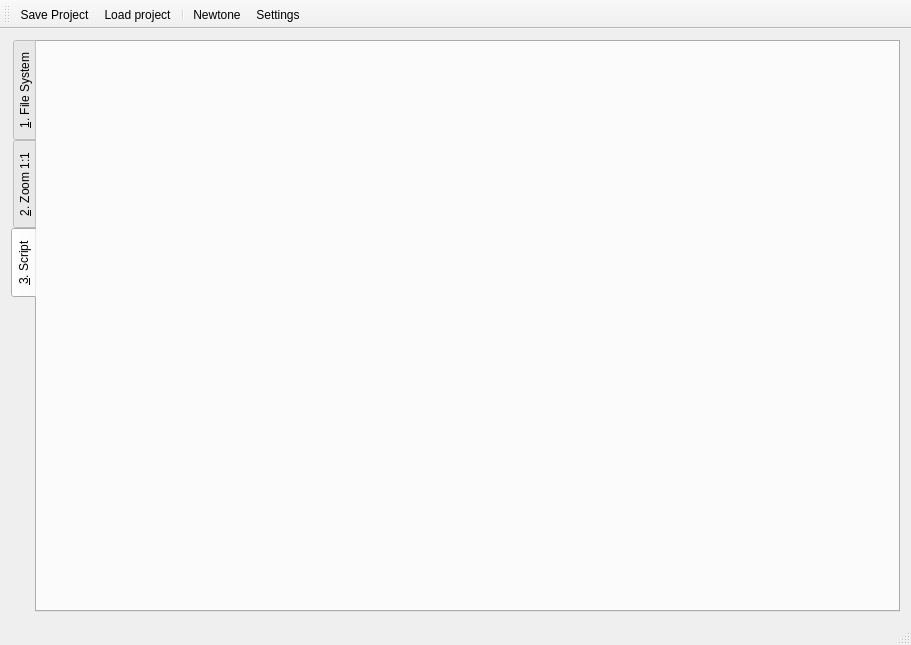
<?xml version="1.0" encoding="UTF-8"?>
<ui version="4.0">
 <class>MainWindow</class>
 <widget class="QMainWindow" name="MainWindow">
  <property name="geometry">
   <rect>
    <x>0</x>
    <y>0</y>
    <width>911</width>
    <height>645</height>
   </rect>
  </property>
  <property name="windowTitle">
   <string>MainWindow</string>
  </property>
  <property name="windowIcon">
   <iconset resource="resources.qrc">
    <normaloff>:/icons/icons/Galaxy-icon.png</normaloff>:/icons/icons/Galaxy-icon.png</iconset>
  </property>
  <widget class="QWidget" name="centralWidget">
   <layout class="QVBoxLayout" name="verticalLayout">
    <item>
     <widget class="QTabWidget" name="tabsWidget">
      <property name="tabPosition">
       <enum>QTabWidget::West</enum>
      </property>
      <property name="currentIndex">
       <number>2</number>
      </property>
      <widget class="QWidget" name="tabFiles">
       <property name="focusPolicy">
        <enum>Qt::StrongFocus</enum>
       </property>
       <attribute name="title">
        <string>&amp;1. File System</string>
       </attribute>
       <layout class="QVBoxLayout" name="verticalLayout_5">
        <item>
         <widget class="QSplitter" name="splitter">
          <property name="orientation">
           <enum>Qt::Horizontal</enum>
          </property>
          <widget class="QWidget" name="layoutWidget">
           <layout class="QVBoxLayout" name="layoutFilesTree">
            <property name="spacing">
             <number>0</number>
            </property>
            <item>
             <widget class="QTreeView" name="dirsTree">
              <property name="sizePolicy">
               <sizepolicy hsizetype="Preferred" vsizetype="Expanding">
                <horstretch>1</horstretch>
                <verstretch>19</verstretch>
               </sizepolicy>
              </property>
              <property name="sortingEnabled">
               <bool>true</bool>
              </property>
              <attribute name="headerHighlightSections">
               <bool>true</bool>
              </attribute>
              <attribute name="headerShowSortIndicator" stdset="0">
               <bool>true</bool>
              </attribute>
             </widget>
            </item>
           </layout>
          </widget>
          <widget class="CustomTableView" name="previewsTable">
           <property name="sizePolicy">
            <sizepolicy hsizetype="Expanding" vsizetype="Expanding">
             <horstretch>7</horstretch>
             <verstretch>0</verstretch>
            </sizepolicy>
           </property>
           <property name="minimumSize">
            <size>
             <width>250</width>
             <height>500</height>
            </size>
           </property>
           <property name="mouseTracking">
            <bool>true</bool>
           </property>
           <property name="focusPolicy">
            <enum>Qt::StrongFocus</enum>
           </property>
           <property name="toolTipDuration">
            <number>0</number>
           </property>
           <property name="editTriggers">
            <set>QAbstractItemView::AllEditTriggers</set>
           </property>
           <property name="selectionMode">
            <enum>QAbstractItemView::NoSelection</enum>
           </property>
           <property name="selectionBehavior">
            <enum>QAbstractItemView::SelectRows</enum>
           </property>
           <property name="sortingEnabled">
            <bool>false</bool>
           </property>
          </widget>
         </widget>
        </item>
       </layout>
      </widget>
      <widget class="QWidget" name="tabZoomed">
       <attribute name="title">
        <string>&amp;2. Zoom 1:1</string>
       </attribute>
       <layout class="QHBoxLayout" name="horizontalLayout_2">
        <property name="spacing">
         <number>0</number>
        </property>
        <property name="leftMargin">
         <number>0</number>
        </property>
        <property name="topMargin">
         <number>0</number>
        </property>
        <property name="rightMargin">
         <number>0</number>
        </property>
        <property name="bottomMargin">
         <number>0</number>
        </property>
        <item>
         <widget class="ScrollAreaPannable" name="scrollAreaZoom">
          <property name="frameShape">
           <enum>QFrame::NoFrame</enum>
          </property>
          <property name="frameShadow">
           <enum>QFrame::Plain</enum>
          </property>
          <property name="widgetResizable">
           <bool>true</bool>
          </property>
          <widget class="QWidget" name="scrollAreaWidgetContents">
           <property name="geometry">
            <rect>
             <x>0</x>
             <y>0</y>
             <width>862</width>
             <height>518</height>
            </rect>
           </property>
           <layout class="QVBoxLayout" name="verticalLayout_4">
            <item>
             <widget class="QLabel" name="lblZoomPix">
              <property name="sizePolicy">
               <sizepolicy hsizetype="Expanding" vsizetype="Expanding">
                <horstretch>0</horstretch>
                <verstretch>0</verstretch>
               </sizepolicy>
              </property>
              <property name="text">
               <string/>
              </property>
              <property name="scaledContents">
               <bool>true</bool>
              </property>
             </widget>
            </item>
           </layout>
          </widget>
         </widget>
        </item>
       </layout>
      </widget>
      <widget class="QWidget" name="tabScript">
       <attribute name="title">
        <string>&amp;3. Script</string>
       </attribute>
       <layout class="QVBoxLayout" name="verticalLayout_6"/>
      </widget>
     </widget>
    </item>
   </layout>
  </widget>
  <widget class="QMenuBar" name="menuBar">
   <property name="geometry">
    <rect>
     <x>0</x>
     <y>0</y>
     <width>911</width>
     <height>22</height>
    </rect>
   </property>
  </widget>
  <widget class="QToolBar" name="mainToolBar">
   <property name="windowTitle">
    <string>Files List</string>
   </property>
   <property name="toolButtonStyle">
    <enum>Qt::ToolButtonFollowStyle</enum>
   </property>
   <attribute name="toolBarArea">
    <enum>TopToolBarArea</enum>
   </attribute>
   <attribute name="toolBarBreak">
    <bool>false</bool>
   </attribute>
   <addaction name="actionSaveProject"/>
   <addaction name="actionLoad_project"/>
   <addaction name="separator"/>
   <addaction name="actionNewtone"/>
   <addaction name="actionSettings"/>
  </widget>
  <widget class="QStatusBar" name="statusBar"/>
  <action name="actionNewtone">
   <property name="checkable">
    <bool>true</bool>
   </property>
   <property name="icon">
    <iconset resource="resources.qrc">
     <normaloff>:/icons/icons/mirror-icon.png</normaloff>:/icons/icons/mirror-icon.png</iconset>
   </property>
   <property name="text">
    <string>Newtone</string>
   </property>
   <property name="toolTip">
    <string>Assumes pictures are made using newtone telescope (mirrored).</string>
   </property>
  </action>
  <action name="actionGuess_Darks">
   <property name="icon">
    <iconset resource="resources.qrc">
     <normaloff>:/icons/icons/Candle-icon.png</normaloff>:/icons/icons/Candle-icon.png</iconset>
   </property>
   <property name="text">
    <string>Guess Darks</string>
   </property>
   <property name="toolTip">
    <string>Try to guess darks using file path (should contain word like &quot;dark&quot;, works with current list).</string>
   </property>
  </action>
  <action name="actionSettings">
   <property name="icon">
    <iconset resource="resources.qrc">
     <normaloff>:/icons/icons/Settings-2-icon.png</normaloff>:/icons/icons/Settings-2-icon.png</iconset>
   </property>
   <property name="text">
    <string>Settings</string>
   </property>
   <property name="toolTip">
    <string>Opens global settings dialog.</string>
   </property>
  </action>
  <action name="actionSave_As">
   <property name="icon">
    <iconset resource="resources.qrc">
     <normaloff>:/icons/icons/export-icon.png</normaloff>:/icons/icons/export-icon.png</iconset>
   </property>
   <property name="text">
    <string>Save As...</string>
   </property>
   <property name="toolTip">
    <string>Exports current image to file.</string>
   </property>
  </action>
  <action name="actionRecursive_Listing">
   <property name="checkable">
    <bool>true</bool>
   </property>
   <property name="icon">
    <iconset resource="resources.qrc">
     <normaloff>:/icons/icons/Books-2-icon.png</normaloff>:/icons/icons/Books-2-icon.png</iconset>
   </property>
   <property name="text">
    <string>Recursive Listing</string>
   </property>
   <property name="toolTip">
    <string>Recurse read (list subfolders). Pathes which contain word &quot;dark&quot; will be always listed regardless switch.</string>
   </property>
  </action>
  <action name="actionSet_All_Source">
   <property name="icon">
    <iconset resource="resources.qrc">
     <normaloff>:/icons/icons/Add-icon.png</normaloff>:/icons/icons/Add-icon.png</iconset>
   </property>
   <property name="text">
    <string>Set All Source</string>
   </property>
   <property name="toolTip">
    <string>Set everything in list as &quot;Source&quot;</string>
   </property>
  </action>
  <action name="actionSet_All_Ignored">
   <property name="icon">
    <iconset resource="resources.qrc">
     <normaloff>:/icons/icons/Remove-icon.png</normaloff>:/icons/icons/Remove-icon.png</iconset>
   </property>
   <property name="text">
    <string>Set All Ignored</string>
   </property>
   <property name="toolTip">
    <string>Set everything in list as &quot;Ignored&quot;.</string>
   </property>
  </action>
  <action name="actionSet_All_Darks">
   <property name="icon">
    <iconset resource="resources.qrc">
     <normaloff>:/icons/icons/Cloud-Camera-icon.png</normaloff>:/icons/icons/Cloud-Camera-icon.png</iconset>
   </property>
   <property name="text">
    <string>Set All Darks</string>
   </property>
   <property name="toolTip">
    <string>Set everything in list as &quot;Darks&quot;</string>
   </property>
  </action>
  <action name="actionSaveProject">
   <property name="icon">
    <iconset resource="resources.qrc">
     <normaloff>:/icons/icons/save-as-icon.png</normaloff>:/icons/icons/save-as-icon.png</iconset>
   </property>
   <property name="text">
    <string>Save Project</string>
   </property>
   <property name="toolTip">
    <string>Save current GUI as project</string>
   </property>
  </action>
  <action name="actionCopy_as_Lua">
   <property name="icon">
    <iconset resource="resources.qrc">
     <normaloff>:/icons/icons/Cancer-2-2-icon.png</normaloff>:/icons/icons/Cancer-2-2-icon.png</iconset>
   </property>
   <property name="text">
    <string>Copy as Lua</string>
   </property>
   <property name="toolTip">
    <string>Copy current list as LUA code (ommitting ignored).</string>
   </property>
  </action>
  <action name="actionLoad_project">
   <property name="icon">
    <iconset resource="resources.qrc">
     <normaloff>:/icons/icons/load-upload-icon.png</normaloff>:/icons/icons/load-upload-icon.png</iconset>
   </property>
   <property name="text">
    <string>Load project</string>
   </property>
   <property name="toolTip">
    <string>Loads current selection, etc. from the project file.</string>
   </property>
  </action>
 </widget>
 <layoutdefault spacing="6" margin="11"/>
 <customwidgets>
  <customwidget>
   <class>CustomTableView</class>
   <extends>QTableView</extends>
   <header location="global">customtableview.h</header>
  </customwidget>
  <customwidget>
   <class>ScrollAreaPannable</class>
   <extends>QScrollArea</extends>
   <header location="global">scrollareapannable.h</header>
   <container>1</container>
  </customwidget>
 </customwidgets>
 <resources>
  <include location="resources.qrc"/>
 </resources>
 <connections/>
</ui>
